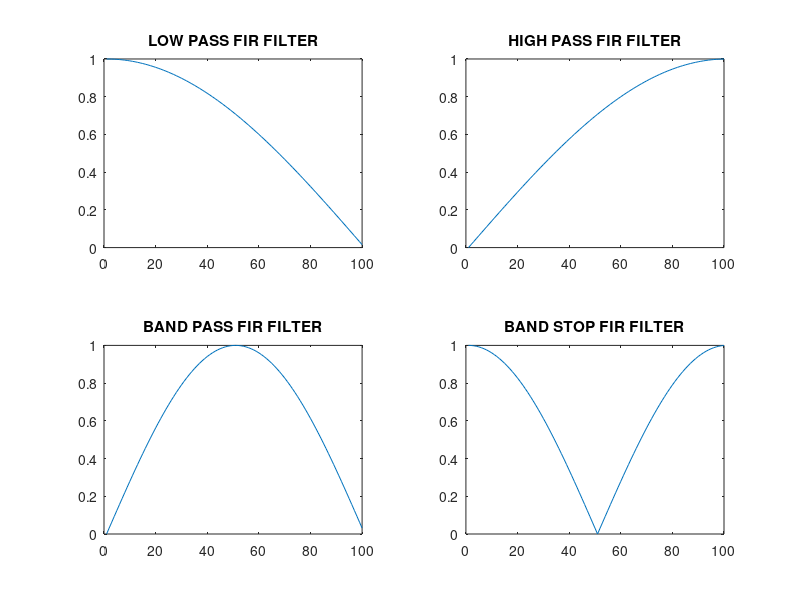

Write the MATLAB code that produced this figure.
clc;
clear all;
%LOW PASS FIR FILTER
num=[1 1];
den=[2 0];
s=freqz(num,den,100);
d=impz(num,den);
subplot(2,2,1)
plot(abs(s))
title('LOW PASS FIR FILTER')
%HIGH PASS  FIR FILTER
num=[1 -1];
den=[2 0];
s=freqz(num,den,100);
d=impz(num,den);
subplot(2,2,2)
plot(abs(s))
title('HIGH PASS FIR FILTER')
%BAND PASS FIR FILTER
num=[1 0 -1];
den=[2 0];
s=freqz(num,den,100);
d=impz(num,den);
subplot(2,2,3)
plot(abs(s))
title('BAND PASS FIR FILTER')
%BAND STOP FILTER
num=[1 0 1];
den=[2 0 0];
s=freqz(num,den,100);
d=impz(num,den);
subplot(2,2,4)
plot(abs(s))
title('BAND STOP FIR FILTER')
